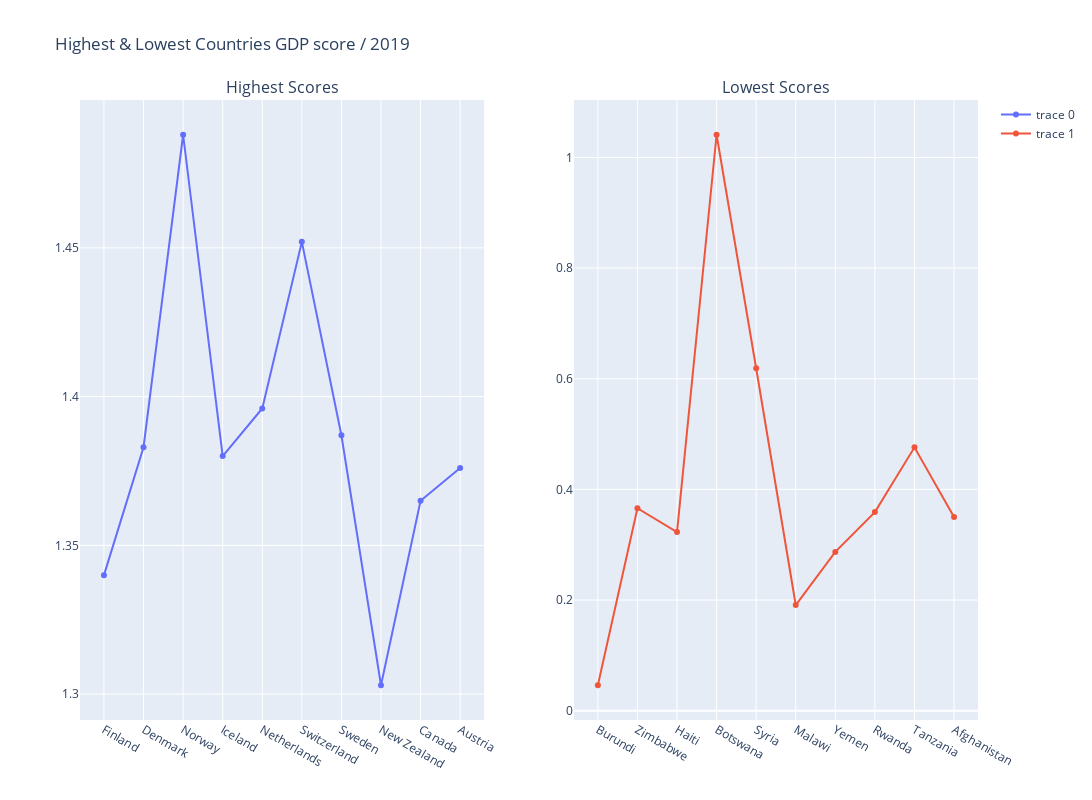

The cell this chart's notebook holds for it:
### Code cell
# visualize the highest & lowest countries GDP per capita
fig = make_subplots(rows=1, cols=2, subplot_titles=("Highest Scores", "Lowest Scores"))

fig.add_trace(
    go.Scatter(x=highest_df["country"], y=highest_df["gdp_per_capita"], mode='markers+lines'),
    row=1, col=1
)

fig.add_trace(
    go.Scatter(x=lowest_df["country"], y=lowest_df["gdp_per_capita"], mode='markers+lines'),
    row=1, col=2
)

fig.update_layout(height=800, width=1300, title_text="Highest & Lowest Countries GDP score / 2019")
fig.show()

### Figure 1 — Plotly figure (JSON) as saved in the notebook; plotly's stock layout.template omitted (floating-point values rounded to 4 significant figures)
{"data": [{"mode": "markers+lines", "type": "scatter", "x": ["Finland", "Denmark", "Norway", "Iceland", "Netherlands", "Switzerland", "Sweden", "New Zealand", "Canada", "Austria"], "xaxis": "x", "y": [1.34, 1.383, 1.488, 1.38, 1.396, 1.452, 1.387, 1.303, 1.365, 1.376], "yaxis": "y"}, {"mode": "markers+lines", "type": "scatter", "x": ["Burundi", "Zimbabwe", "Haiti", "Botswana", "Syria", "Malawi", "Yemen", "Rwanda", "Tanzania", "Afghanistan"], "xaxis": "x2", "y": [0.046, 0.366, 0.323, 1.041, 0.619, 0.191, 0.287, 0.359, 0.476, 0.35], "yaxis": "y2"}], "layout": {"annotations": [{"font": {"size": 16}, "showarrow": false, "text": "Highest Scores", "x": 0.225, "xanchor": "center", "xref": "paper", "y": 1, "yanchor": "bottom", "yref": "paper"}, {"font": {"size": 16}, "showarrow": false, "text": "Lowest Scores", "x": 0.775, "xanchor": "center", "xref": "paper", "y": 1, "yanchor": "bottom", "yref": "paper"}], "height": 800, "title": {"text": "Highest & Lowest Countries GDP score / 2019"}, "width": 1300, "xaxis": {"anchor": "y", "autorange": true, "domain": [0, 0.45], "range": [-0.5858, 9.586], "type": "category"}, "xaxis2": {"anchor": "y2", "autorange": true, "domain": [0.55, 1], "range": [-0.5858, 9.586], "type": "category"}, "yaxis": {"anchor": "x", "autorange": true, "domain": [0, 1], "range": [1.291, 1.5], "type": "linear"}, "yaxis2": {"anchor": "x2", "autorange": true, "domain": [0, 1], "range": [-0.01681, 1.104], "type": "linear"}}}
